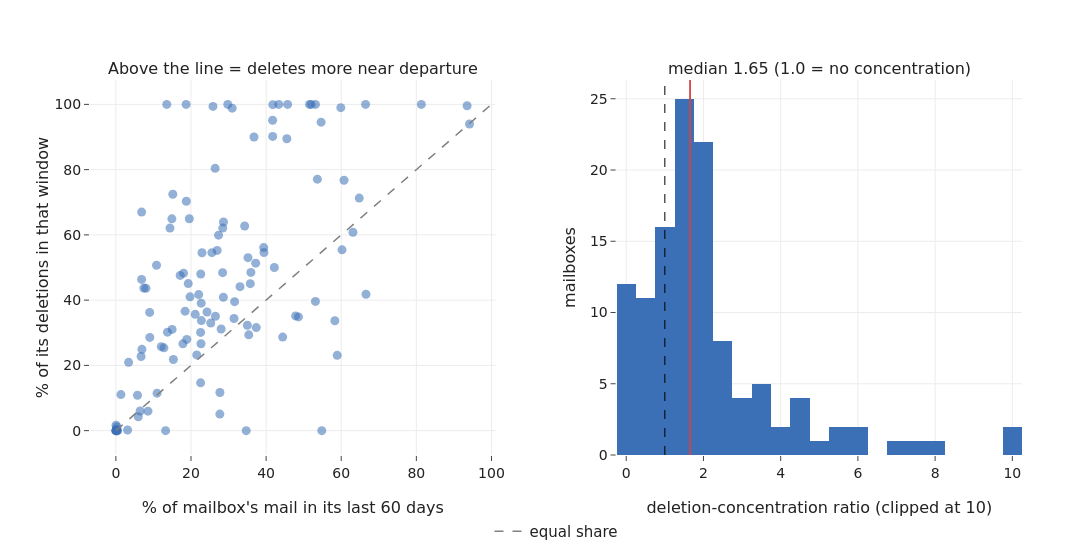

The code cell stored with this chart in its notebook:
### Markdown cell above
## G. Did people leaving drive deletion?

The last and most speculative point: is a person leaving the company a reason
their mail was deleted? The corpus does not record termination dates, so a
clean test is not possible, but there is a usable proxy. The last month in
which a mailbox shows any activity stands in for when that person stopped using
it. If departures drove deletion we would expect a mailbox's deletions to bunch
up in its final stretch, more than its ordinary mail does. The plot tests
exactly that, and reports the answer whether or not it supports the idea.

### Code cell
own = mt.copy()
own["deleted"] = own["folder_group"].eq("deleted")
last = own.groupby("mailbox_owner")["date"].max()

res = []
for u, sub in own.groupby("mailbox_owner"):
    if len(sub) < 200 or sub["deleted"].sum() < 20:
        continue
    win_start = last[u] - pd.Timedelta(days=60)
    in_win = sub["date"] >= win_start
    mail_share = in_win.mean()
    del_share = (in_win & sub["deleted"]).sum() / sub["deleted"].sum()
    if mail_share > 0:
        res.append((u, mail_share, del_share, del_share / mail_share))
dd = pd.DataFrame(res, columns=["user", "mail_share", "del_share", "ratio"]).dropna()
print(f"mailboxes tested: {len(dd)}")
print(f"median concentration ratio (last 60 days): {dd['ratio'].median():.2f}")
print(f"mailboxes that delete more near the end (ratio>1): {(dd['ratio'] > 1).mean():.0%}")

lim = max(dd["mail_share"].max(), dd["del_share"].max()) * 100
fig = make_subplots(rows=1, cols=2, horizontal_spacing=0.13,
    subplot_titles=["Above the line = deletes more near departure",
                    f"median {dd['ratio'].median():.2f} (1.0 = no concentration)"])
fig.add_trace(go.Scatter(x=dd["mail_share"] * 100, y=dd["del_share"] * 100,
    mode="markers", marker=dict(size=9, color=BLUE, opacity=0.55),
    text=dd["user"], hovertemplate="%{text}<br>%{x:.0f}% mail, %{y:.0f}% deletions<extra></extra>",
    showlegend=False), row=1, col=1)
fig.add_trace(go.Scatter(x=[0, lim], y=[0, lim], mode="lines", name="equal share",
    line=dict(color="gray", dash="dash", width=1.5)), row=1, col=1)
fig.update_xaxes(title_text="% of mailbox's mail in its last 60 days", row=1, col=1)
fig.update_yaxes(title_text="% of its deletions in that window", row=1, col=1)

fig.add_trace(go.Histogram(x=dd["ratio"].clip(upper=10), nbinsx=30, marker_color=BLUE,
    showlegend=False), row=1, col=2)
fig.add_vline(x=1, line=dict(color="black", dash="dash", width=1), row=1, col=2)
fig.add_vline(x=dd["ratio"].median(), line=dict(color=RED, width=1.8), row=1, col=2)
fig.update_xaxes(title_text="deletion-concentration ratio (clipped at 10)", row=1, col=2)
fig.update_yaxes(title_text="mailboxes", row=1, col=2)
fig.update_layout(legend=dict(orientation="h", y=-0.16, x=0.5, xanchor="center"))
save_fig(fig, "g1_departure_vs_deletion.png", w=1200, h=560)

### Figure 1 — Plotly figure (JSON) as saved in the notebook; plotly's stock layout.template omitted (floating-point values rounded to 4 significant figures)
{"data": [{"hovertemplate": "%{text}<br>%{x:.0f}% mail, %{y:.0f}% deletions<extra></extra>", "marker": {"color": "#3b6fb6", "opacity": 0.55, "size": 9}, "mode": "markers", "showlegend": false, "text": ["allen-p", "arnold-j", "arora-h", "bailey-s", "bass-e", "baughman-d", "beck-s", "benson-r", "blair-l", "brawner-s", "buy-r", "carson-m", "cash-m", "causholli-m", "corman-s", "crandell-s", "cuilla-m", "dasovich-j", "davis-d", "dean-c", "derrick-j", "donoho-l", "dorland-c", "farmer-d", "fischer-m", "forney-j", "gang-l", "gay-r", "geaccone-t", "germany-c", "gilbertsmith-d", "giron-d", "griffith-j", "grigsby-m", "haedicke-m", "harris-s", "hayslett-r", "heard-m", "hendrickson-s", "hodge-j", "holst-k", "horton-s", "hyatt-k", "jones-t", "kaminski-v", "kean-s", "keavey-p", "keiser-k", "king-j", "kitchen-l", "kuykendall-t", "lavorato-j", "lay-k", "lenhart-m", "lewis-a", "lokay-m", "lokey-t", "love-p", "lucci-p", "maggi-m", "mann-k", "martin-t", "mccarty-d", "mcconnell-m", "mckay-b", "mckay-j", "mclaughlin-e", "meyers-a", "mims-thurston-p", "motley-m", "neal-s", "nemec-g", "panus-s", "parks-j", "pereira-s", "perlingiere-d", "pimenov-v", "platter-p", "presto-k", "quigley-d", "rapp-b", "reitmeyer-j", "richey-c", "ring-r", "rogers-b", "ruscitti-k", "sager-e", "sanders-r", "schoolcraft-d", "schwieger-j", "scott-s", "semperger-c", "shackleton-s", "shankman-j", "shapiro-r", "shively-h", "skilling-j", "smith-m", "staab-t", "steffes-j", "stepenovitch-j", "storey-g", "sturm-f", "taylor-m", "tholt-j", "thomas-p", "townsend-j", "tycholiz-b", "ward-k", "watson-k", "weldon-c", "whalley-g", "white-s", "whitt-m", "williams-j", "wolfe-j", "ybarbo-p", "zipper-a", "zufferli-j"], "type": "scatter", "x": [17.12, 12.08, 51.56, 64.8, 18.76, 41.75, 9.004, 13.74, 28.46, 9.036, 22.76, 37.23, 28.03, 66.59, 53.13, 43.36, 28.62, 0.006442, 41.73, 6.939, 22.55, 54.82, 29.79, 0.03994, 34.7, 34.28, 63.12, 13.55, 60.74, 10.97, 54.64, 19.27, 22.72, 27.34, 12.79, 60.22, 59.89, 48.61, 81.33, 8.547, 58.3, 22.05, 35.17, 3.39, 10.82, 7.998, 25.86, 93.51, 0.4785, 30.96, 25.27, 3.119, 41.78, 19.55, 31.61, 14.4, 26.97, 22.93, 47.84, 31.46, 0.01346, 33.05, 0.3546, 18.7, 37.37, 22.56, 15.16, 94.16, 28.42, 66.48, 18.02, 7.44, 35.0, 22.66, 45.52, 0.03671, 27.7, 53.14, 17.85, 21.13, 0.2037, 53.65, 51.99, 22.6, 6.86, 26.51, 0.03453, 1.346, 44.41, 18.43, 14.91, 0.1585, 6.852, 14.97, 19.75, 15.31, 13.24, 6.455, 42.19, 35.38, 24.26, 18.89, 28.65, 0.2726, 25.57, 39.43, 39.35, 21.53, 5.753, 27.68, 6.719, 36.77, 35.79, 58.93, 0.1217, 35.94, 26.43, 5.961, 45.71], "xaxis": "x", "y": [47.58, 25.74, 100.0, 71.28, 70.3, 90.18, 36.24, 30.19, 62.09, 28.57, 33.73, 51.32, 31.15, 41.79, 39.61, 100.0, 40.89, 0.0, 95.14, 24.91, 30.1, 0.0, 100.0, 0.0, 0.0, 62.71, 60.81, 100.0, 76.73, 11.48, 94.56, 45.08, 39.06, 59.9, 25.37, 55.42, 98.99, 34.85, 100.0, 5.975, 33.67, 41.69, 53.02, 20.93, 50.68, 43.63, 99.38, 99.58, 0.0, 98.84, 32.99, 0.189, 99.91, 64.94, 39.52, 62.07, 55.23, 54.52, 35.15, 34.38, 0.0, 44.12, 0.0, 100.0, 31.58, 14.66, 72.46, 93.97, 48.42, 100.0, 48.26, 43.68, 32.29, 26.63, 89.47, 0.0, 11.7, 100.0, 26.6, 35.65, 0.0, 77.08, 100.0, 48.0, 66.98, 35.06, 1.639, 11.05, 28.67, 36.62, 64.91, 0.3497, 46.36, 31.02, 41.0, 21.8, 0.0, 6.0, 50.0, 29.36, 36.36, 27.95, 63.95, 1.217, 54.55, 54.61, 56.1, 23.21, 10.85, 5.069, 22.73, 90.0, 45.05, 23.08, 0.2809, 48.48, 80.39, 4.245, 100.0], "yaxis": "y"}, {"line": {"color": "gray", "dash": "dash", "width": 1.5}, "mode": "lines", "name": "equal share", "type": "scatter", "x": [0, 100.0], "xaxis": "x", "y": [0, 100.0], "yaxis": "y"}, {"marker": {"color": "#3b6fb6"}, "nbinsx": 30, "showlegend": false, "type": "histogram", "x": [2.779, 2.13, 1.939, 1.1, 3.748, 2.16, 4.026, 2.196, 2.182, 3.162, 1.482, 1.379, 1.111, 0.6276, 0.7454, 2.306, 1.429, 0.0, 2.28, 3.59, 1.335, 0.0, 3.357, 0.0, 0.0, 1.829, 0.9634, 7.379, 1.263, 1.046, 1.731, 2.339, 1.72, 2.191, 1.983, 0.9203, 1.653, 0.7169, 1.23, 0.6991, 0.5776, 1.891, 1.507, 6.174, 4.684, 5.455, 3.844, 1.065, 0.0, 3.192, 1.306, 0.06061, 2.391, 3.321, 1.25, 4.31, 2.048, 2.377, 0.7349, 1.093, 0.0, 1.335, 0.0, 5.349, 0.845, 0.6495, 4.78, 0.9981, 1.704, 1.504, 2.678, 5.871, 0.9225, 1.175, 1.966, 0.0, 0.4222, 1.882, 1.49, 1.688, 0.0, 1.437, 1.923, 2.124, 9.764, 1.323, 10.0, 8.212, 0.6456, 1.987, 4.353, 2.206, 6.765, 2.073, 2.076, 1.424, 0.0, 0.9295, 1.185, 0.8297, 1.499, 1.48, 2.232, 4.463, 2.133, 1.385, 1.426, 1.078, 1.886, 0.1831, 3.382, 2.447, 1.259, 0.3916, 2.309, 1.349, 3.042, 0.7122, 2.188], "xaxis": "x2", "yaxis": "y2"}], "layout": {"annotations": [{"font": {"size": 16}, "showarrow": false, "text": "Above the line = deletes more near departure", "x": 0.2175, "xanchor": "center", "xref": "paper", "y": 1.0, "yanchor": "bottom", "yref": "paper"}, {"font": {"size": 16}, "showarrow": false, "text": "median 1.65 (1.0 = no concentration)", "x": 0.7825, "xanchor": "center", "xref": "paper", "y": 1.0, "yanchor": "bottom", "yref": "paper"}], "height": 560, "legend": {"orientation": "h", "x": 0.5, "xanchor": "center", "y": -0.16}, "margin": {"b": 80, "l": 90, "r": 70, "t": 80}, "shapes": [{"line": {"color": "black", "dash": "dash", "width": 1}, "type": "line", "x0": 1, "x1": 1, "xref": "x2", "y0": 0, "y1": 1, "yref": "y2 domain"}, {"line": {"color": "#d04545", "width": 1.8}, "type": "line", "x0": 1.653, "x1": 1.653, "xref": "x2", "y0": 0, "y1": 1, "yref": "y2 domain"}], "width": 1200, "xaxis": {"anchor": "y", "domain": [0.0, 0.435], "title": {"text": "% of mailbox's mail in its last 60 days"}}, "xaxis2": {"anchor": "y2", "domain": [0.565, 1.0], "title": {"text": "deletion-concentration ratio (clipped at 10)"}}, "yaxis": {"anchor": "x", "domain": [0.0, 1.0], "title": {"text": "% of its deletions in that window"}}, "yaxis2": {"anchor": "x2", "domain": [0.0, 1.0], "title": {"text": "mailboxes"}}}}
